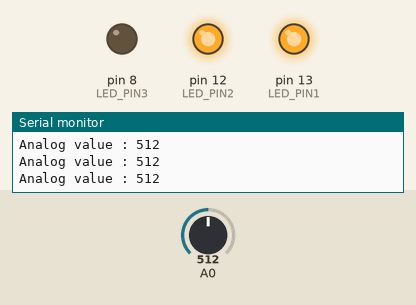
Recording of a sketch running on a simulated Arduino Uno, built with avr-gcc and run on an emulated ATmega328P. Parts: output pins drawn as LEDs (lit = HIGH), the last lines printed to the serial monitor. Inputs (shaded band) come from the test bench; at power-on: A0 = 512.

Above: at 1.2 s.
1.3 s: A0 set to 492
At 2.5 s:
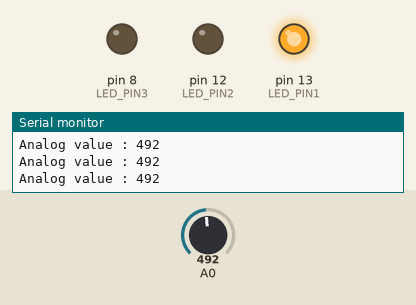
2.8 s: A0 set to 0
At 4.0 s:
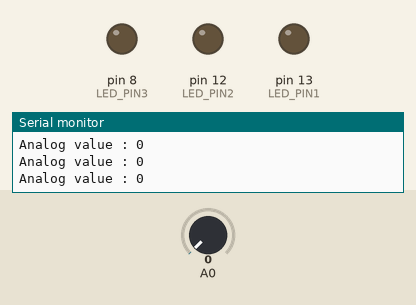
4.3 s: A0 set to 1023
At 5.1 s:
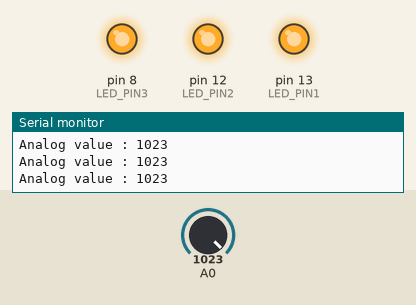
Timing chart, 0 to 7.3 s (numbered marks = the images above; inputs shaded):
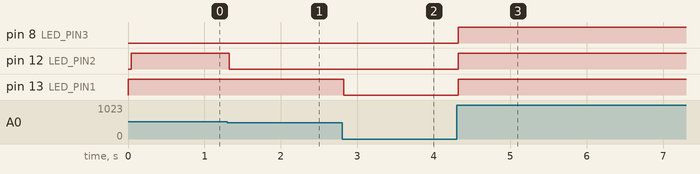

Measured:
- the behaviour switches between 500 and 499 on A0 (found by bisection; images 0 and 1)
- after the input at 1.3 s, pin 12 (LED_PIN2): HIGH → LOW at once
- after the input at 2.8 s, pin 13 (LED_PIN1): HIGH → LOW at once
- after the input at 4.3 s, pin 8 (LED_PIN3), pin 12 (LED_PIN2), pin 13 (LED_PIN1): LOW → HIGH at once

The sketch:

Phase1_rev_1_000.ino
```cpp
#define LED_PIN1 13
#define LED_PIN2 12
#define LED_PIN3 8
void setup()
{
 pinMode(LED_PIN1, OUTPUT);
 pinMode(LED_PIN2, OUTPUT);
 pinMode(LED_PIN3, OUTPUT);
 Serial.begin(9600);

 digitalWrite(LED_PIN1, LOW);
 digitalWrite(LED_PIN2, LOW);
 digitalWrite(LED_PIN3, LOW);
}
void loop()
{
  //lightValue is from photoresistor
  int lightValue = analogRead(A0);

  //For testing purpose
  Serial.println("Analog value : " + String(lightValue));

  //All LED's are off, shining flashlight
  if (lightValue >= 0 && lightValue <= 150) {
   digitalWrite(LED_PIN1, LOW);
   digitalWrite(LED_PIN2, LOW);
   digitalWrite(LED_PIN3, LOW);
 }

 //One LED on, ambient room light
 if (lightValue >= 150) {
   digitalWrite(LED_PIN1, HIGH);
   digitalWrite(LED_PIN2, LOW);
   digitalWrite(LED_PIN3, LOW);
 }

 //Two LED's on, moderately covered
 if (lightValue >= 500) {
   digitalWrite(LED_PIN1, HIGH);
   digitalWrite(LED_PIN2, HIGH);
   digitalWrite(LED_PIN3, LOW);
 }

 //All LED's on, fully covered
 if (lightValue >= 650) {
   digitalWrite(LED_PIN1, HIGH);
   digitalWrite(LED_PIN2, HIGH);
   digitalWrite(LED_PIN3, HIGH);
 }
}


 
```
